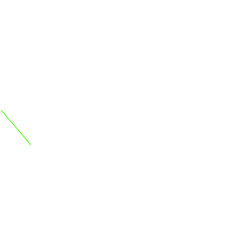
Frame 1 (no input)
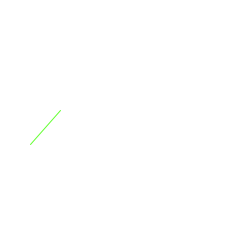
Frame 60 (the mouse pressed at the canvas centre just before this capture)
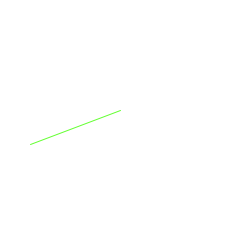
Frame 120 (the mouse held since frame 60 and released just before this capture)

The Processing sketch that drew these frames (run headless with seeded random() and noise(); from frame 60 on, the mouse is pressed at the canvas centre):

// Processing sketch: processing_60229
// ── processing_60229.pde

int counter;

void setup() {  //setup function called initially, only once
  size(250, 250);
  
  counter = 0;
}

void draw() {  //draw function loops automatically 

  background(255);  //set background white
  
  counter++;
  
  stroke(100,255,50);
  line (counter,110, 30, 144);
  if (counter>width) { counter=0;}

}
